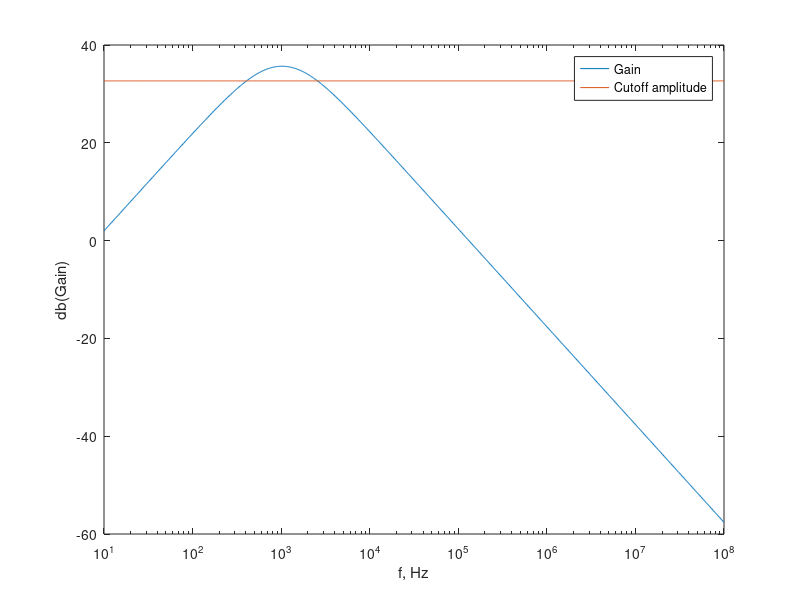
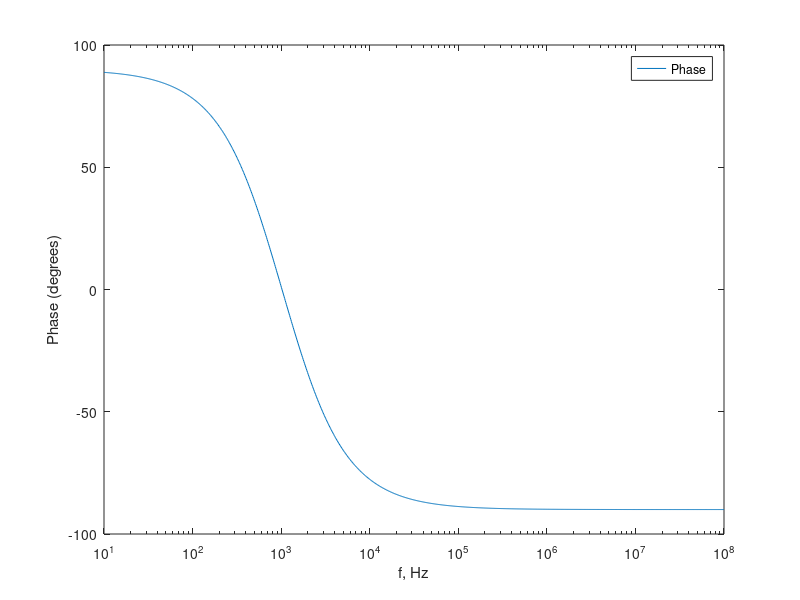

Write the MATLAB code that produced these figures, in order.
%%%%%%
%%
%%  Ideal Analysis
%%
%%  We analyse seperatly the gain stage and the output stage, both DC and AC. 
%%  It is good because we can approximate nice stuff (like Av = infinite; Zo of 
%%  the AMPOP = 0, Iin of the AMPOP = 0), that simplify greatly our calculations
%%
%%%%%%

%%  Circuit Data

Vin   = 0.01;
Vout  = Vin;
VCC   = 5;
VEE   = -5;

R1    = 1                   *1e3;
R2    = 1/(1/1 +1/1)        *1e3;
R3    = 300                 *1e3;
R4    = 1/(1/10 +1/10 +1/10)*1e3;

C1    = 220                 *1e-9;
C2    = 220                 *1e-9;

f0    = 1                   *1e3;
w0    = 2*pi*f0;

printf("VALUES_TAB \n")

printf("AMPOP      = %d  \n"    , 1           );
printf("\\#$R_1$   = %e  \n"    , R1          );
printf("\\#$R_2$   = %e  \n"    , R2          );
printf("\\#$R_3$   = %e  \n"    , R3          );
printf("\\#$R_4$   = %e  \n"    , R4          );

printf("\\&$C_1$   = %e  \n"    , C1          );
printf("\\&$C_2$   = %e  \n"    , C2          );

TotalCost = (R1+R2+R3+R4)*1e-3 + (C1+C2)*1e6 + 13.32*1e3;

printf("£Cost = %e  \n"         , TotalCost   );

printf("VALUES_END \n")


%%
%%  Ideal Circuit Transfer Function
%%

f = logspace(1,8,1000);
s = f*2*pi*j;

T =     ((R1*C1*s)./(R1*C1*s + 1))  .*...
        ((R4+R3)/R4)                .*...
        (1./(R2*C2*s+1));

ZI1 = R1 + 1/(j*C1*w0)

ZO1 = 1/(1/R2 + j*C2*w0)

%%
%%  Graphs for this little ones
%%

lol = 0*log10(abs(T)) + 20*log10(max(abs(T))) - 3;

hf_PASSO1 = figure ();
semilogx(f, 20*log10(abs(T)), f, lol);
hold on;
xlabel ("f, Hz");
ylabel ("db(Gain)");
legend("Gain", "Cutoff amplitude", "location", "northeast");
print (hf_PASSO1, "MAT_AB_AMP.eps", "-depsc");
hold off;

hf_PASSO2 = figure ();
semilogx(f, angle(T)*180/pi);
hold on;
xlabel ("f, Hz");
ylabel ("Phase (degrees)");
legend("Phase", "location", "northeast");
print (hf_PASSO2, "MAT_AB_PH.eps", "-depsc");
hold off;

%%  Tabela Gains

printf("MAT_GAIN_TAB \n")

printf("$Gain$   = %e  \n", max(abs(T)));

printf("MAT_GAIN_END \n")

%%  Tabela Impedance

printf("MAT_IMP_TAB \n")

printf("\\#$Z_{in}$    = %e  \n", ZI1                 );
printf("\\#$Z_{out}$ = %e  \n"  , ZO1                 );

printf("MAT_IMP_END \n")
